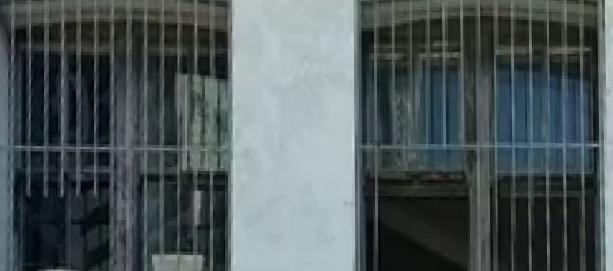
//> input picture fern-training/texture2.jpg, 613 x 271 px
$ ./training_test   (built with g++ and OpenCV 4)
//> lines starting //> are read from the running program, lines starting //| are printed output that depends on the picture
### fern-training/classifier.h
#ifndef __taylor__
#define __taylor__

#include <iostream>
#include "training.h"
#include "bitcount.h"
#include "ferns.h"

struct FernFeat
{
	uint32_t idx;
	uint16_t x, y;
	Mat descriptor;
};

class Classifier
{
public:

	Feat::Code detectorCode;
	Desc::Code extractorCode;

	Classifier();

	void initialize(const Size targetSize,
		const vector<vector<StablePoint> > &database,
		Feat::Code feat,
		Desc::Code desc);

	void setIndexPositions(vector<uint16_t> &idxs);
	void saveModel(const string &modelFilename);

private:
	const float STABILITY_OF_BITS = .50;

	bool write(const string &filename);
	void createCorners();
	void createFeatureFromStablePoint(const StablePoint &sp);

	Size               imgRefSize;
	vector<Point2f>    corners;
	vector<FernFeat> featureTable;
	vector<uint16_t>   lookUpTable[FernUtils::INDEX_MAX_VALUE];
	vector<uint16_t>   indexPositions;

};


#endif

### fern-training/index.h
#ifndef __index__
#define __index__

#define _USE_MATH_DEFINES

#include <iostream>
#include <vector>
#include <opencv2/opencv.hpp>
#include <cmath>

#define degreesToRadians(angleDegrees) (angleDegrees * M_PI / 180.0)

using namespace std;
using namespace cv;

class Index
{
public:
	static uint16_t getDescIndex(const Mat& img, const vector<uint16_t> &positions);
};

#endif

### fern-training/feature.h
#include <iostream>
#include <string>
#include <opencv2/core.hpp>
#include <opencv2/features2d.hpp>
#include <opencv2/xfeatures2d.hpp>
#include <opencv2/calib3d.hpp>
#include <opencv2/opencv.hpp>


/* Feature class structure */
struct Space
{
public:
	double min;
	double max;
	double step;
	Space(double _min, double _max, double _step) :
		min(_min), max(_max), step(_step) {}
};

struct Feat
{
private:
	static std::string names[5];
public:
	enum Code { ORB, FAST, MSER, SIFT, SURF };

	static std::string getName(Feat::Code code);
	static cv::Ptr<cv::FeatureDetector>  create(Feat::Code code);
};

struct Desc
{
private:
	static std::string names[6];
public:
	enum Code { ORB, BRIEF, SIFT, SURF, FREAK, BRISK };

	static std::string getName(Desc::Code code);
	static cv::Ptr<cv::DescriptorExtractor> create(Desc::Code code);
};

struct ViewParams
{
public:

	double fov;
	Space  yaw; //Vertical Axis
	Space  pitch; //Horizontal Axis
	Space  roll;  //Depth Axis
	Space  scale;
	int    numberOfViewPoints;
	int    numberOfPointsPerViewPoints;
	Feat::Code detector;
	Desc::Code extractor;

	ViewParams(double _fov,
		Space _yaw,
		Space _pitch,
		Space _roll,
		Space _scale,
		int _nOfViewPoints,
		int _nOfPointsPerView,
		Feat::Code _detector,
		Desc::Code _extractor)
		:fov(_fov), yaw(_yaw), pitch(_pitch), roll(_roll), scale(_scale),
		numberOfViewPoints(_nOfViewPoints),
		numberOfPointsPerViewPoints(_nOfPointsPerView),
		detector(_detector),
		extractor(_extractor) {}
};

struct StablePoint
{
public:
	cv::Point pt;
	std::vector<cv::KeyPoint> viewPointPts;
	std::vector<int>       imageNumber;
	std::vector<uint16_t>      indices;
	cv::Mat				viewPointPtDescriptors;

	StablePoint() :
		pt(cv::Point(0, 0)), viewPointPtDescriptors(0, 0, CV_8UC1) {}

	// [8 lines left out: function StablePoint, not called in this run]
};

### fern-training/feature.cpp
#include "feature.h"

std::string Desc::names[6] = { "ORB", "BRIEF", "SIFT", "SURF", "FREAK", "BRISK" };
std::string Feat::names[5] = { "ORB", "FAST", "MSER", "SIFT", "SURF" };

// [4 lines left out: function getName, not called in this run]

cv::Ptr<cv::FeatureDetector>  Feat::create(Feat::Code code)
{
	switch (code)
	{
	case Feat::ORB:
		return cv::ORB::create(1000);
		break;
	case Feat::FAST:
		return cv::FastFeatureDetector::create();
		break;
	case Feat::MSER:
		return cv::MSER::create();
		break;
	case Feat::SIFT:
		return cv::xfeatures2d::SIFT::create();
		break;
	case Feat::SURF:
		return cv::xfeatures2d::SURF::create();
		break;
	default:
		return cv::FastFeatureDetector::create();
		break;
	}
}

// [4 lines left out: function getName, not called in this run]
cv::Ptr<cv::DescriptorExtractor> Desc::create(Desc::Code code)
{
	switch (code)
	{
	case Desc::ORB:
		return cv::ORB::create();
		break;
	case Desc::BRIEF:
		return cv::xfeatures2d::BriefDescriptorExtractor::create();
		break;
	case Desc::SIFT:
		return cv::xfeatures2d::SiftDescriptorExtractor::create();
		break;
	case Desc::SURF:
		return cv::xfeatures2d::SurfDescriptorExtractor::create();
		break;
	case Desc::FREAK:
		return cv::xfeatures2d::FREAK::create();
	case Desc::BRISK:
		return cv::BRISK::create();
	default:
		return cv::xfeatures2d::BriefDescriptorExtractor::create();
		break;
	}
}

### fern-training/classifier.cpp
#include "classifier.h"
#include <map>
#include <utility>
#include <algorithm>

// [5 lines left out: function comparePairs, not called in this run]

/*
*  Create a database entry (i.e. Feature) from the stable point.
*  it merges all the descriptors from the stable points (i.e. computed from different views)
*  to create an unique descriptor.
*/
// [63 lines left out: function createFeatureFromStablePoint, not called in this run]


Classifier::Classifier() :
	imgRefSize(Size(0, 0)),
	detectorCode(Feat::FAST),
	extractorCode(Desc::BRIEF),
	corners(),
	featureTable()
{
	for (int i = 0; i < FernUtils::INDEX_MAX_VALUE; ++i)
		lookUpTable[i] = vector<uint16_t>();
};

/*
*  Initializes Classifier using the list of most stable keypoints.
*/
// [16 lines left out: function initialize, not called in this run]

/*
*  Private method to create the targets corners position
*  from the width and height.
*  The order of the points are Top Left, Top Right, Bottom Right, Bottom Left.
*/
// [13 lines left out: functions createCorners, setIndexPositions, not called in this run]

/**
*  Writes a binary model from the filename.
*  @param filename string. Path to the binary file containing the model
*
*  Format:
*  4 bytes - Value of detectorCode used to generate the model
*  4 bytes - Value of extractorCode used to generate the model
*  4 bytes - Size in bytes of the descriptor used
*  8 bytes (4bytes, 4bytes) - Size of the target image used to train.
*  8 bytes - Length in bytes of the feature table
*  .........Table of Features (consecutive Features)
*      A Feature is:
*          X bytes, Descriptor bytes. The amount of X is the Size in bytes of
*                   the descriptor.
*          2 bytes, 'x' coordiate of the feature.
*          2 bytes, 'y' coordinate of the feature.
*          4 bytes, id of the feature.
*  ..........Lookup Table from 0 to 8192
*  index0: 8 bytes - Size in bytes of the first vector (So)
*  index0: So * 4 bytes to fillup the vector
*  index1: 8 bytes (S1)
*  index1: S1 * 4 bytes
*  index2: 8 bytes (S2)
*  index2: S2 * 4 bytes
*  .
*  .
*  .
*
**/
// [66 lines left out: functions write, saveModel, not called in this run]

### fern-training/training.cpp
#define _USE_MATH_DEFINES
#include <cmath>
#include "training.h"

const int Train::minDistance2ReferencePoint = 2;
const int Train::minDistance2ReferencePointSqr = minDistance2ReferencePoint * minDistance2ReferencePoint;
const int Train::HALF_PATCH_WIDTH = 15;
const int Train::SIGMA_BLUR = 15;


// [4 lines left out: function rad2Deg, not called in this run]
double Train::deg2Rad(double deg)
{
	return deg*(M_PI / 180);
}

bool Train::keyPointOrderingByResponse(const cv::KeyPoint& k1, const cv::KeyPoint& k2)
{
	return k1.response > k2.response;
}

// [4 lines left out: function compareStablePoints, not called in this run]

void Train::warpMatrix(cv::Size sz,
	double yaw,
	double pitch,
	double roll,
	double scale,
	double fovy,
	cv::Mat &M,
	vector<cv::Point2f>* corners)
{
	double st = sin(deg2Rad(roll));
	double ct = cos(deg2Rad(roll));
	double sp = sin(deg2Rad(pitch));
	double cp = cos(deg2Rad(pitch));
	double sg = sin(deg2Rad(yaw));
	double cg = cos(deg2Rad(yaw));

	double halfFovy = fovy*0.5;
	double d = hypot(sz.width, sz.height);
	double sideLength = scale*d / cos(deg2Rad(halfFovy));
	double h = d / (2.0*sin(deg2Rad(halfFovy)));
	double n = h - (d / 2.0);
	double f = h + (d / 2.0);


	cv::Mat F = cv::Mat(4, 4, CV_64FC1);
	cv::Mat Rroll = cv::Mat::eye(4, 4, CV_64FC1);
	cv::Mat Rpitch = cv::Mat::eye(4, 4, CV_64FC1);
	cv::Mat Ryaw = cv::Mat::eye(4, 4, CV_64FC1);

	cv::Mat T = cv::Mat::eye(4, 4, CV_64FC1);
	cv::Mat P = cv::Mat::zeros(4, 4, CV_64FC1);


	Rroll.at<double>(0, 0) = Rroll.at<double>(1, 1) = ct;
	Rroll.at<double>(0, 1) = -st; Rroll.at<double>(1, 0) = st;

	Rpitch.at<double>(1, 1) = Rpitch.at<double>(2, 2) = cp;
	Rpitch.at<double>(1, 2) = -sp; Rpitch.at<double>(2, 1) = sp;

	Ryaw.at<double>(0, 0) = Ryaw.at<double>(2, 2) = cg;
	Ryaw.at<double>(0, 2) = sg; Ryaw.at<double>(2, 0) = sg;


	T.at<double>(2, 3) = -h;

	P.at<double>(0, 0) = P.at<double>(1, 1) = 1.0 / tan(deg2Rad(halfFovy));
	P.at<double>(2, 2) = -(f + n) / (f - n);
	P.at<double>(2, 3) = -(2.0*f*n) / (f - n);
	P.at<double>(3, 2) = -1.0;

	F = P*T*Rpitch*Rroll*Ryaw;

	double ptsIn[4 * 3];
	double ptsOut[4 * 3];
	double halfW = sz.width / 2, halfH = sz.height / 2;
	ptsIn[0] = -halfW; ptsIn[1] = halfH;
	ptsIn[3] = halfW; ptsIn[4] = halfH;
	ptsIn[6] = halfW; ptsIn[7] = -halfH;
	ptsIn[9] = -halfW; ptsIn[10] = -halfH;
	ptsIn[2] = ptsIn[5] = ptsIn[8] = ptsIn[11] = 0;
	cv::Mat ptsInMat(1, 4, CV_64FC3, ptsIn);
	cv::Mat ptsOutMat(1, 4, CV_64FC3, ptsOut);
	perspectiveTransform(ptsInMat, ptsOutMat, F);

	cv::Point2f ptsInPt2f[4];
	cv::Point2f ptsOutPt2f[4];
	for (int i = 0; i<4; i++)
	{
		cv::Point2f ptIn(ptsIn[i * 3 + 0], ptsIn[i * 3 + 1]);
		cv::Point2f ptOut(ptsOut[i * 3 + 0], ptsOut[i * 3 + 1]);
		ptsInPt2f[i] = ptIn + cv::Point2f(halfW, halfH);
		ptsOutPt2f[i] = (ptOut + cv::Point2f(1, 1))*(sideLength*0.5);
	}
	M = getPerspectiveTransform(ptsInPt2f, ptsOutPt2f);

	if (corners != NULL)
	{
		corners->clear();
		corners->push_back(ptsOutPt2f[0]);
		corners->push_back(ptsOutPt2f[1]);
		corners->push_back(ptsOutPt2f[2]);
		corners->push_back(ptsOutPt2f[3]);
	}
}

cv::Mat Train::keyPoint2Mat(const vector<cv::KeyPoint >& keypoints)
{
	cv::Mat stub((int)keypoints.size(), 1, CV_32FC2);
	for (unsigned int i = 0; i<keypoints.size(); i++)
		stub.at<cv::Vec2f>(i, 0) = keypoints[i].pt;
	return stub;
}

std::vector<cv::Point> Train::mat2Points(const cv::Mat& stub)
{
	std::vector<cv::Point> points(stub.rows);
	for (int i = 0; i<stub.rows; i++)
	{
		cv::Point2f pnt = stub.at<cv::Vec2f>(i, 0);
		points[i] = cv::Point(pnt.x, pnt.y);
	}
	return points;
}


void Train::projectKeypoints(const vector<cv::KeyPoint> &original, const cv::MatExpr M, vector<cv::Point> &transformedPoints)
{
	cv::Mat keypointMatIn = keyPoint2Mat(original);
	cv::Mat keypointMatOut;
	cv::perspectiveTransform(keypointMatIn, keypointMatOut, M);
	transformedPoints = mat2Points(keypointMatOut);
}


void Train::warpImage(const cv::Mat &src,
	double yaw,
	double pitch,
	double roll,
	double scale,
	double fovy,
	cv::Mat &dst,
	cv::Mat &M,
	std::vector<cv::Point2f> &corners)
{
	//Warp Image
	//Half of vertical field of view
	double halfFovy = fovy * 0.5;
	//Compute d
	double d = hypot(src.cols, src.rows);
	//Compute side length of square
	double sideLength = scale * d / cos(deg2Rad(halfFovy));
	//Compute warp matrix and set vector of corners
	warpMatrix(src.size(), yaw, pitch, roll, scale, fovy, M, &corners);
	//Perform actual warp to finish the method
	cv::warpPerspective(src, dst, M, cv::Size(sideLength, sideLength));
}

void Train::trainFromReferenceImage(cv::Mat &image, ViewParams &params, std::vector<std::vector<StablePoint> > &database)
{
	CV_Assert(image.channels() == 1);

	cv::RNG rng(0xFFFFFFFF);
	int viewPointBin = 0, totalBins = 0;
	totalBins = ((int)floor(1.0 + abs(log(params.scale.min / params.scale.max) / log(params.scale.step)))) *
		((int)ceil(abs((params.yaw.max - params.yaw.min) / params.yaw.step))) *
		((int)ceil(abs((params.pitch.max - params.pitch.min) / params.pitch.step))) *
		((int)ceil(abs((params.roll.max - params.roll.min) / params.roll.step)));

	double rYaw, rPitch, rRoll;
	cv::namedWindow("Keypoints", cv::WINDOW_NORMAL);
	cv::Ptr<cv::FeatureDetector> detector = Train::create(params.detector);
	cv::Ptr<cv::DescriptorExtractor> extractor = Train::create(params.extractor);

	// for each step of rotation in yaw
	for (double yaw = params.yaw.min; yaw < params.yaw.max; yaw += params.yaw.step)
	{
		std::cout << "yaw: " << yaw << '\n';
		// for each step of rotation in pitch
		for (double pitch = params.pitch.min; pitch < params.pitch.max; pitch += params.pitch.step)
		{
			std::cout << "pitch: " << pitch << '\n';
			// for each step of rotation rotation in roll
			for (double roll = params.roll.min; roll < params.roll.max; roll += params.roll.step)
			{
				std::cout << "roll: " << roll << '\n';
				// for each scale of a specific viewing angle (yaw, pitch, roll)
				for (double scale = params.scale.max; scale >= params.scale.min; scale *= params.scale.step)
				{
					viewPointBin++;
					printf("Training %d / %d\n", viewPointBin, totalBins);

					std::vector<cv::Mat> /*images, */projMatrices;

					std::vector<std::vector<cv::KeyPoint>> keyPoints;
					std::vector<std::vector<uint16_t>> indxs;
					std::vector<cv::Mat> descriptors;
					std::vector<std::vector<cv::Point2f> > vecCorners;

					// perform x amount of random rotation (within the range of step)
					for (int viewPoint = 0; viewPoint < params.numberOfViewPoints; viewPoint++)
					{
						cv::Mat warpBlurred, warped, projecMatrix;

						std::vector<cv::Point2f> corners;

						// randomly rotate by the amount of each rotation parameter up to the maximum "step"
						rPitch = rng.uniform(pitch, pitch + params.pitch.step);
						rYaw = rng.uniform(yaw, yaw + params.yaw.step);
						rRoll = rng.uniform(roll, roll + params.roll.step);

						// Warp the image
						warpImage(image, rYaw, rPitch, rRoll,
							scale, params.fov, warped, projecMatrix, corners);

						warped.copyTo(warpBlurred);

						// Blur the image
						GaussianBlur(warped, warpBlurred,
							cv::Size(3, 3), SIGMA_BLUR, SIGMA_BLUR); //scale*sigma_blur


						std::vector<cv::KeyPoint> kps;
						std::vector<uint16_t> idx;
						cv::Mat desc;

						// Perform binary feature detection (e.g. FAST) and remove the invalid points (i.e. out of image corner)
						selectPoints(warpBlurred,
							projecMatrix,
							corners,
							image.size(),
							detector,
							extractor,
							kps,
							idx,
							desc);


						// Debug: Show output
						cv::drawKeypoints(warpBlurred, kps, warpBlurred);
						cv::imshow("Keypoints", warpBlurred);
						cv::waitKey(1);
						//std::cout << warpBlurred.size() << '\n';

						// Generate the database for later on stable feature point selection
						keyPoints.push_back(kps);				// keypoints: pts, size(diameter)=7 by default, response
						descriptors.push_back(desc);			// 32 (bytes) by num_features (feature index) descriptor
						indxs.push_back(idx);					// 1 by num_features of feature indeice (all 0 for now)
						projMatrices.push_back(projecMatrix);	// projection matrix of randomly select viewing angle
						vecCorners.push_back(corners);			// image rectangle corner
					}

					std::vector<StablePoint> viewStablePts;

					selectMostStableKeypoints(keyPoints,
						indxs,
						descriptors,
						projMatrices,
						vecCorners,
						params.numberOfPointsPerViewPoints,
						image.size(),
						detector,
						extractor,
						viewStablePts);


					database.push_back(viewStablePts);

					//free memory
					keyPoints.clear();
					indxs.clear();
					descriptors.clear();
					vecCorners.clear();
					projMatrices.clear();
					//std::cout << .size() << '\n';
				}
			}
		}
	}
}

// [6 lines left out: function sortByProbNearToDot5, not called in this run]

/*
	database: training dataset contains all the possible viewpoints
	size: size of the histogram, default is 13
*/
// [51 lines left out: function computeDescIndices, not called in this run]

void Train::filterKeyPoints(cv::Size targetImgSize, const vector<cv::Point2f> &corners, std::vector<cv::KeyPoint> &keypoints, std::vector<cv::Point> &pointsTransformed)
{
	vector<cv::Point> newPointsTransformed;
	newPointsTransformed.reserve(pointsTransformed.size());
	vector<cv::KeyPoint> newKeypoints;
	newKeypoints.reserve(keypoints.size());

	for (unsigned int i = 0; i<keypoints.size(); i++)
	{
		cv::Point& p = pointsTransformed[i];
		cv::KeyPoint& k = keypoints[i];
		//reject if transformed point is too close to the edge
		if (p.x < HALF_PATCH_WIDTH ||
			p.y < HALF_PATCH_WIDTH ||
			p.x >= targetImgSize.width - HALF_PATCH_WIDTH ||
			p.y >= targetImgSize.height - HALF_PATCH_WIDTH)
			continue;

		//reject if keypoint is too close to edge of the warped image
		if (cv::pointPolygonTest(corners, cv::Point2f(k.pt.x - HALF_PATCH_WIDTH, k.pt.y - HALF_PATCH_WIDTH), false) < 0 ||
			cv::pointPolygonTest(corners, cv::Point2f(k.pt.x - HALF_PATCH_WIDTH, k.pt.y + HALF_PATCH_WIDTH), false) < 0 ||
			cv::pointPolygonTest(corners, cv::Point2f(k.pt.x + HALF_PATCH_WIDTH, k.pt.y - HALF_PATCH_WIDTH), false) < 0 ||
			cv::pointPolygonTest(corners, cv::Point2f(k.pt.x + HALF_PATCH_WIDTH, k.pt.y + HALF_PATCH_WIDTH), false) < 0)
			continue;

		newPointsTransformed.push_back(p);
		newKeypoints.push_back(k);
	}
	//replace old points with new points
	pointsTransformed.clear();
	keypoints.clear();
	pointsTransformed = newPointsTransformed;
	keypoints = newKeypoints;

	CV_Assert(keypoints.size() == pointsTransformed.size());
	return;
}


void Train::selectPoints(cv::Mat &image, cv::Mat &M, vector<cv::Point2f> &corners, cv::Size refImgSize, cv::Ptr<cv::FeatureDetector> &detector, cv::Ptr<cv::DescriptorExtractor> &extractor, vector<cv::KeyPoint> &kps, vector<uint16_t> &indxs, cv::Mat &desc)
{
	unsigned int MAX_KEYPOINTS = 1000;
	detector->detect(image, kps);
	vector<cv::Point> bpKps;
	sort(kps.begin(), kps.end(), keyPointOrderingByResponse);
	kps.resize(std::min((unsigned int)MAX_KEYPOINTS, (unsigned int)kps.size()));
	projectKeypoints(kps, M.inv(), bpKps);
	filterKeyPoints(refImgSize, corners, kps, bpKps);


	extractor->compute(image, kps, desc);
	projectKeypoints(kps, M.inv(), bpKps);
	//for (int i = 0; i < kps.size(); i++)
	//{
	//	std::cout << kps.at(i).size << '\n';
	//}
	indxs.resize(kps.size(), 0);
}

// [140 lines left out: functions getNearbyPoint, selectMostStableKeypoints, computeIndices, featureName, descriptorName, not called in this run]

cv::Ptr<cv::FeatureDetector>  Train::create(Feat::Code code)
{
	return Feat::create(code);
}

cv::Ptr<cv::DescriptorExtractor> Train::create(Desc::Code code)
{
	return Desc::create(code);
}

### fern-training/training_test.cpp
#include <iostream>
#include <opencv2/opencv.hpp>

#include "training.h"
#include "classifier.h"


int main(void)
{
	// feature detector and descriptor
	Feat::Code feat = Feat::FAST;
	Desc::Code desc = Desc::BRIEF;

	// training parameter: minimum, maximum and step
	Space yaw(-30, 30, 60);
	Space pitch(-30, 30, 60);
	Space roll(-10, 10, 20);
	Space scale(1 * pow(.8, 7), 1.0, .8);
	// field of view, number of viewpoints per training set and
	double fov = 37;
	int numViewPoints = 1000;
	int numKeyPointsPerViewPoint = 70;

	// image and its grayscale container
	cv::Mat img = cv::imread("texture2.jpg");
//> img is the input picture: 271 rows x 613 cols, CV_8UC3; mean B, G, R 90.6, 88.9, 78.9
	cv::Mat img_gray;
	cv::cvtColor(img, img_gray, CV_RGB2GRAY);
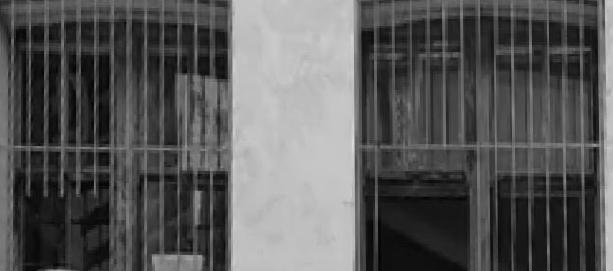
//> img_gray: 271 rows x 613 cols, CV_8UC1; min 1, max 221, mean 88.2

	// training database
	std::vector<std::vector<StablePoint>> database;

	// fern classifier
	Classifier   classifiers;


	ViewParams params(fov,
					  yaw,
					  pitch,
			    	  roll,
					  scale,
					  numViewPoints,
					  numKeyPointsPerViewPoint,
					  feat,
				      desc);


	cv::Ptr<cv::FeatureDetector> featDetector = Train::create(feat);
	cv::Ptr<cv::DescriptorExtractor> descExtractor = Train::create(desc);

	cv::imshow("Training image", img);
	cv::waitKey(1);

	// start building up the descriptor database for each training set
	Train::trainFromReferenceImage(img_gray, params, database);
//> in trainFromReferenceImage, `totalBins = ((int)floor(1.0 + abs(log(params.scale.min / params.scale...`: totalBins = 8
//> (the run ends here: the time limit is reached, at `cv::warpPerspective(src, dst, M, cv::Size(sideLength, sideLength));`)
